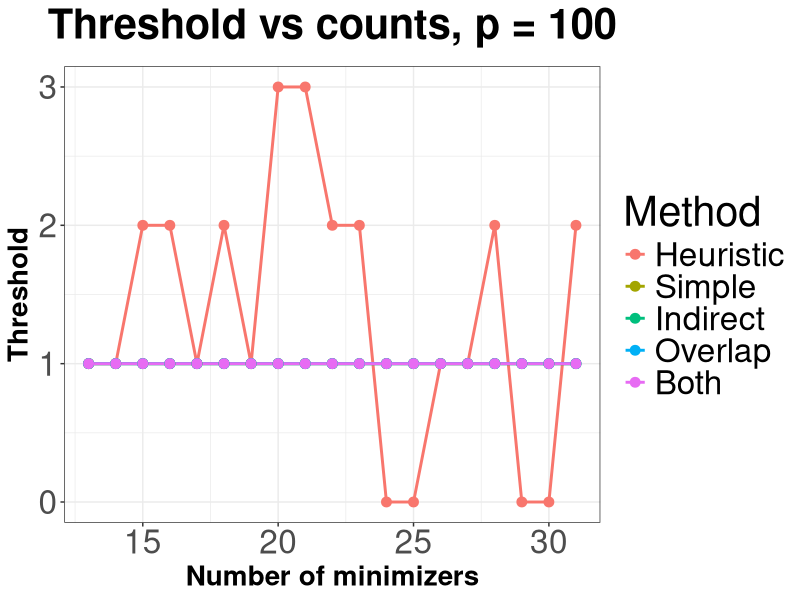
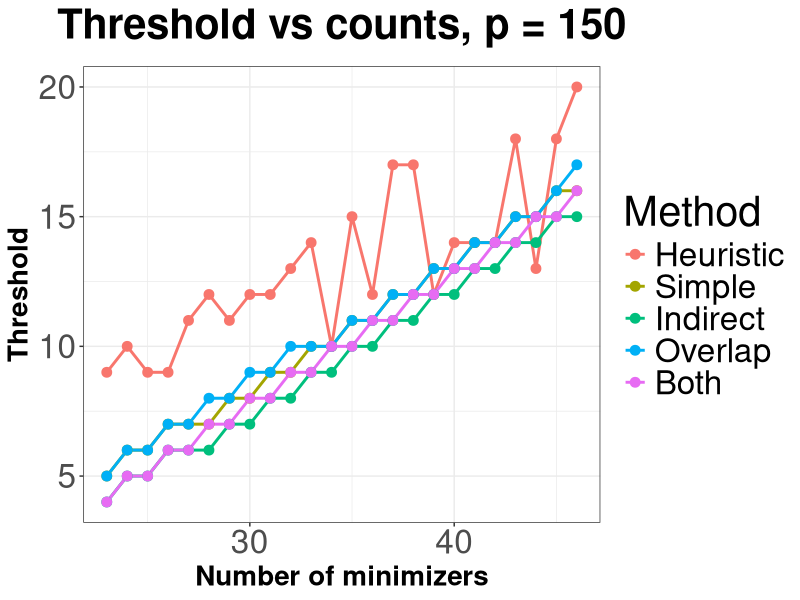
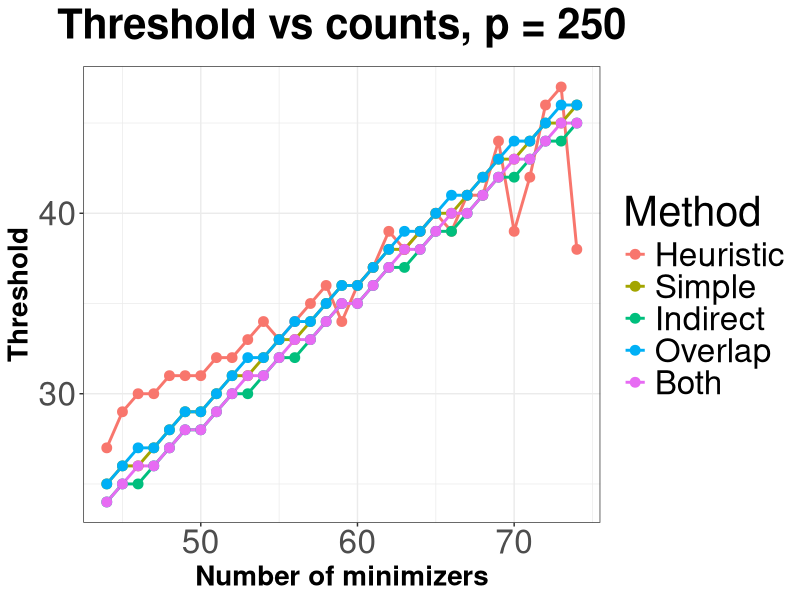

R code for these plots, in order:
library(ggplot2)
library(reshape2)

#######################################################################################################################
# p = 100
#######################################################################################################################

counts <- c(13, 14, 15, 16, 17, 18, 19, 20, 21, 22, 23, 24, 25, 26, 27, 28, 29, 30, 31)
heuristic  <- c(1, 1, 2, 2, 1, 2, 1, 3, 3, 2, 2, 0, 0, 1, 1, 2, 0, 0, 2)
simple  <- c(1, 1, 1, 1, 1, 1, 1, 1, 1, 1, 1, 1, 1, 1, 1, 1, 1, 1, 1)
indirect  <- c(1, 1, 1, 1, 1, 1, 1, 1, 1, 1, 1, 1, 1, 1, 1, 1, 1, 1, 1)
overlap    <- c(1, 1, 1, 1, 1, 1, 1, 1, 1, 1, 1, 1, 1, 1, 1, 1, 1, 1, 1)
both  <- c(1, 1, 1, 1, 1, 1, 1, 1, 1, 1, 1, 1, 1, 1, 1, 1, 1, 1, 1)

df <- data.frame(counts, heuristic, simple, indirect, overlap, both)
colnames(df) <- c("counts", "Heuristic", "Simple", "Indirect", "Overlap", "Both")
df2 <- melt(df, id = "counts", variable.name="Method")

mini1 <- ggplot(df2, aes(x = counts, y = value, color = Method)) + 
  geom_line(size = 1) + 
  geom_point(size = 3) + 
  labs(title=expression(bold("Threshold vs counts, p = 100")),
       x = "Number of minimizers", 
       y = "Threshold") + 
  theme_bw() +
  theme(text = element_text(size=30),
        plot.title = element_text(size=30, face="bold", hjust = 0.5),
        axis.title.x = element_text(size=20, face="bold"),
        axis.title.y = element_text(size=20, face="bold"))

#######################################################################################################################
# p = 150
#######################################################################################################################

counts <- c(23, 24, 25, 26, 27, 28, 29, 30, 31, 32, 33, 34, 35, 36, 37, 38, 39, 40, 41, 42, 43, 44, 45, 46)
heuristic  <- c(9, 10, 9, 9, 11, 12, 11, 12, 12, 13, 14, 10, 15, 12, 17, 17, 12, 14, 14, 14, 18, 13, 18, 20)
simple  <- c(5, 6, 6, 7, 7, 7, 8, 8, 9, 9, 10, 10, 11, 11, 12, 12, 13, 13, 14, 14, 15, 15, 16, 16)
indirect  <- c(4, 5, 5, 6, 6, 6, 7, 7, 8, 8, 9, 9, 10, 10, 11, 11, 12, 12, 13, 13, 14, 14, 15, 15)
overlap    <- c(5, 6, 6, 7, 7, 8, 8, 9, 9, 10, 10, 10, 11, 11, 12, 12, 13, 13, 14, 14, 15, 15, 16, 17)
both  <- c(4, 5, 5, 6, 6, 7, 7, 8, 8, 9, 9, 10, 10, 11, 11, 12, 12, 13, 13, 14, 14, 15, 15, 16)

df <- data.frame(counts, heuristic, simple, indirect, overlap, both)
colnames(df) <- c("counts", "Heuristic", "Simple", "Indirect", "Overlap", "Both")
df2 <- melt(df, id = "counts", variable.name="Method")

mini2 <- ggplot(df2, aes(x = counts, y = value, color = Method)) + 
  geom_line(size = 1) + 
  geom_point(size = 3) + 
  labs(title=expression(bold("Threshold vs counts, p = 150")),
       x = "Number of minimizers", 
       y = "Threshold") + 
  theme_bw() +
  theme(text = element_text(size=30),
        plot.title = element_text(size=30, face="bold", hjust = 0.5),
        axis.title.x = element_text(size=20, face="bold"),
        axis.title.y = element_text(size=20, face="bold"))

#######################################################################################################################
# p = 250
#######################################################################################################################

counts <- c(44, 45, 46, 47, 48, 49, 50, 51, 52, 53, 54, 55, 56, 57, 58, 59, 60, 61, 62, 63, 64, 65, 66, 67, 68, 69, 70, 71, 72, 73, 74)
heuristic  <- c(27, 29, 30, 30, 31, 31, 31, 32, 32, 33, 34, 33, 34, 35, 36, 34, 36, 37, 39, 38, 39, 40, 39, 41, 41, 44, 39, 42, 46, 47, 38)
simple  <- c(25, 26, 26, 27, 28, 29, 29, 30, 31, 31, 32, 33, 33, 34, 35, 36, 36, 37, 38, 38, 39, 40, 40, 41, 42, 43, 43, 44, 45, 45, 46)
indirect  <- c(24, 25, 25, 26, 27, 28, 28, 29, 30, 30, 31, 32, 32, 33, 34, 35, 35, 36, 37, 37, 38, 39, 39, 40, 41, 42, 42, 43, 44, 44, 45)
overlap    <- c(25, 26, 27, 27, 28, 29, 29, 30, 31, 32, 32, 33, 34, 34, 35, 36, 36, 37, 38, 39, 39, 40, 41, 41, 42, 43, 44, 44, 45, 46, 46)
both  <- c(24, 25, 26, 26, 27, 28, 28, 29, 30, 31, 31, 32, 33, 33, 34, 35, 35, 36, 37, 38, 38, 39, 40, 40, 41, 42, 43, 43, 44, 45, 45)

df <- data.frame(counts, heuristic, simple, indirect, overlap, both)
colnames(df) <- c("counts", "Heuristic", "Simple", "Indirect", "Overlap", "Both")
df2 <- melt(df, id = "counts", variable.name="Method")

mini3 <- ggplot(df2, aes(x = counts, y = value, color = Method)) + 
  geom_line(size = 1) + 
  geom_point(size = 3) + 
  labs(title=expression(bold("Threshold vs counts, p = 250")),
       x = "Number of minimizers", 
       y = "Threshold") + 
  theme_bw() +
  theme(text = element_text(size=30),
        plot.title = element_text(size=30, face="bold", hjust = 0.5),
        axis.title.x = element_text(size=20, face="bold"),
        axis.title.y = element_text(size=20, face="bold"))

#######################################################################################################################
# Save plots
#######################################################################################################################

ggsave(file="<DIR>/mini_100.svg", plot=mini1, width=16, height=9)
ggsave(file="<DIR>/mini_150.svg", plot=mini2, width=16, height=9)
ggsave(file="<DIR>/mini_250.svg", plot=mini3, width=16, height=9)